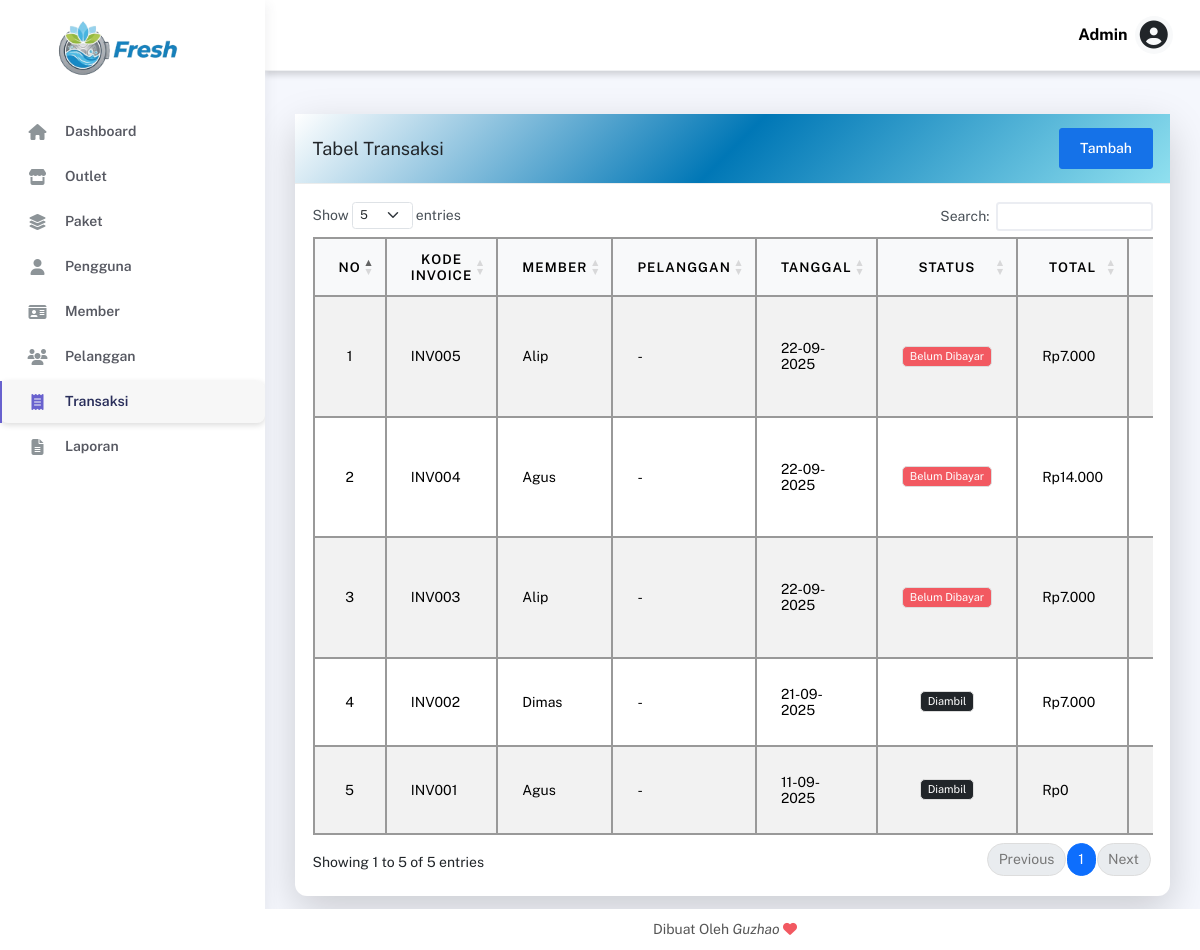
Screenshot of /backend/pages/transaksi/index.php (signed in) with the database file from the repository.
### tables this page shows
CREATE TABLE `tb_transaksi` (
  `id` int NOT NULL,
  `outlet_id` int DEFAULT NULL,
  `kode_invoice` varchar(100) NOT NULL,
  `member_id` int DEFAULT NULL,
  `pelanggan_id` int DEFAULT NULL,
  `tgl` date NOT NULL,
  `batas_waktu` date NOT NULL,
  `tgl_bayar` date DEFAULT NULL,
  `biaya_tambahan` int DEFAULT '0',
  `diskon` double DEFAULT '0',
  `pajak` double DEFAULT '0',
  `status` enum('baru','proses','selesai','diambil') DEFAULT 'baru',
  `dibayar` enum('dibayar','belum_dibayar') DEFAULT 'belum_dibayar',
  `user_id` int DEFAULT NULL,
  `total_bayar` double DEFAULT '0'
);

CREATE TABLE `tb_member` (
  `id` int NOT NULL,
  `nama` varchar(100) NOT NULL,
  `alamat` text,
  `jenis_kelamin` enum('L','P') NOT NULL,
  `tlp` varchar(20) DEFAULT NULL
);

### backend/pages/transaksi/index.php (the view, shortened to what this page needs)
<?php
include __DIR__ . '/../../../config/connection.php';
include '../../partials/header.php';
include '../../partials/sidebar.php';
$qTrx = "
    SELECT t.*,
           o.nama AS outlet_nama,
           m.nama AS member_nama,
           p.nama AS pelanggan_nama,
           u.nama AS user_nama
    FROM tb_transaksi t
    LEFT JOIN tb_outlet o ON t.outlet_id = o.id
    LEFT JOIN tb_member m ON t.member_id = m.id
    LEFT JOIN tb_pelanggan p ON t.pelanggan_id = p.id
    LEFT JOIN tb_user u ON t.user_id = u.id
    ORDER BY t.id DESC
";
$result = mysqli_query($connect, $qTrx) or die(mysqli_error($connect));
?>
<div class="main-panel">
    <?php include '../../partials/navbar.php'; ?>
    <div class="content" style="padding-top:90px;">
        <div class="page-inner">
            <div class="card shadow-lg">
                <div class="card-header d-flex justify-content-between align-items-center"
                    style="background: linear-gradient(135deg, white, #0077b6, #90e0ef);">
                    <h5 class="mb-0">Tabel Transaksi</h5>
                    <a href="create.php" class="btn btn-primary">Tambah</a>
                </div>
                <div class="card-body">
                    <div class="table-responsive ">
                        <table id="transaksiTable" class="table table-bordered table-striped align-middle">
                            <thead class="table-light text-center">
                                <tr>
                                    <th class="text-center">No</th>
                                    <th class="text-center">Kode Invoice</th>
                                    <th class="text-center">Member</th>
                                    <th class="text-center">Pelanggan</th>
                                    <th class="text-center">Tanggal</th>
                                    <th class="text-center">Status</th>
                                    <th class="text-center" >Total</th>
                                    <th class="text-center">Aksi</th>
                                </tr>
                            </thead>
                            <tbody>
                                <?php if ($result && $result->num_rows > 0): ?>
                                    <?php $no = 1;
                                    while ($trx = $result->fetch_object()): ?>
                                        <tr>
                                            <td class="text-center"><?= $no++ ?></td>
                                            <td><?= htmlspecialchars($trx->kode_invoice) ?></td>
                                            <td class="text-capitalize">
                                                <?= !empty($trx->member_nama) ? htmlspecialchars($trx->member_nama) : '-' ?>
                                            </td>
                                            <td class="text-capitalize">
                                                <?= !empty($trx->pelanggan_nama) ? htmlspecialchars($trx->pelanggan_nama) : '-' ?>
                                            </td>
                                            <td><?= date('d-m-Y', strtotime($trx->tgl)) ?></td>
                                            <td class="text-center">
                                                <?php if ($trx->status === 'proses'): ?>
                                                    <span class="badge bg-info text-dark">Proses</span>
                                                <?php elseif ($trx->status === 'selesai'): ?>
                                                    <span class="badge bg-success">Selesai</span>
                                                <?php elseif ($trx->status === 'diambil'): ?>
                                                    <span class="badge bg-dark">Diambil</span>
                                                <?php else: ?>
                                                    <span class="badge bg-danger">Belum Dibayar</span>
                                                <?php endif; ?>
                                            </td>
                                            <td>Rp<?= number_format((float)$trx->total_bayar, 0, ',', '.') ?></td>
                                            <td class="text-center">
                                            </td>
                                        </tr>
                                    <?php endwhile; ?>
                                <?php else: ?>
                                    <tr>
                                        <td colspan="8" class="text-center text-muted">Belum ada transaksi</td>
                                    </tr>
                                <?php endif; ?>
                            </tbody>
                        </table>
                    </div>
                </div>
            </div>
        </div>
    </div>
    <?php include '../../partials/footer.php'; ?>
</div>

### backend/pages/transaksi/index.php (style rules this page uses)
.table, .table-bordered, .table-bordered th, .table-bordered td { border: 1px solid #999 !important; color: #000; }
.table thead th { background-color: #f8f9fa; border: 1px solid #999 !important; }
.table tbody td { border: 1px solid #999 !important; }
table { border-collapse: collapse !important; }
.card { border-radius: 12px; box-shadow: 0 4px 12px rgba(0, 0, 0, 0.2); }

### rows the page displays
tb_transaksi: kode_invoice "INV005", member.nama "Alip", tgl "22-09-2025", status "Belum Dibayar", total_bayar "7.000"
tb_transaksi: kode_invoice "INV004", member.nama "Agus", tgl "22-09-2025", status "Belum Dibayar", total_bayar "14.000"
tb_transaksi: kode_invoice "INV003", member.nama "Alip", tgl "22-09-2025", status "Belum Dibayar", total_bayar "7.000"
tb_transaksi: kode_invoice "INV002", member.nama "Dimas", tgl "21-09-2025", status "Diambil", total_bayar "7.000"
tb_transaksi: kode_invoice "INV001", member.nama "Agus", tgl "11-09-2025", status "Diambil", total_bayar "0"

### other values shown
$_SESSION['username'] "Admin"
